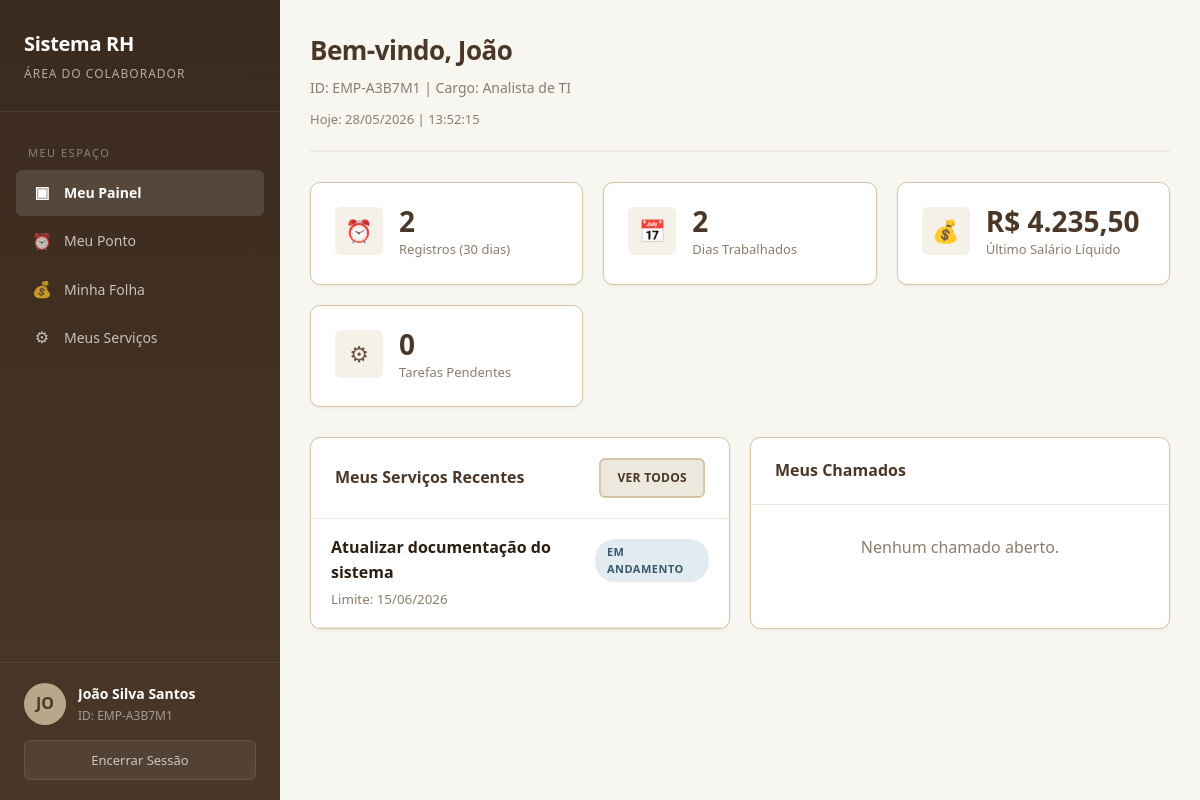
Page /employee/dashboard.php (signed in) on the committed database.
### tables this page shows
CREATE TABLE IF NOT EXISTS users (
    id INT AUTO_INCREMENT PRIMARY KEY,
    obfuscated_id VARCHAR(50) UNIQUE NOT NULL,
    nome_completo VARCHAR(200) NOT NULL,
    cpf VARCHAR(14) UNIQUE NOT NULL,
    data_nascimento DATE NOT NULL,
    cargo VARCHAR(100) NOT NULL,
    email VARCHAR(150) NOT NULL,
    senha_hash VARCHAR(255) NOT NULL,
    nivel_acesso ENUM('admin','rh','coordenacao','funcionario') DEFAULT 'funcionario',
    status ENUM('ativo','inativo','ferias','licenca') DEFAULT 'ativo',
    data_criacao DATETIME DEFAULT CURRENT_TIMESTAMP,
    data_atualizacao DATETIME DEFAULT CURRENT_TIMESTAMP ON UPDATE CURRENT_TIMESTAMP,
    INDEX idx_obfuscated_id (obfuscated_id),
    INDEX idx_email (email),
    INDEX idx_cargo (cargo)
);

CREATE TABLE IF NOT EXISTS folha_pagamento (
    id INT AUTO_INCREMENT PRIMARY KEY,
    user_id INT NOT NULL,
    mes_referencia INT NOT NULL,
    ano_referencia INT NOT NULL,
    valor_bruto DECIMAL(10,2) NOT NULL,
    valor_liquido DECIMAL(10,2) NOT NULL,
    criado_em DATETIME DEFAULT CURRENT_TIMESTAMP,
    FOREIGN KEY (user_id) REFERENCES users(id) ON DELETE CASCADE,
    INDEX idx_user_periodo (user_id, mes_referencia, ano_referencia)
);

CREATE TABLE IF NOT EXISTS servicos (
    id INT AUTO_INCREMENT PRIMARY KEY,
    user_id INT NOT NULL,
    titulo VARCHAR(200) NOT NULL,
    descricao TEXT,
    prioridade ENUM('baixa','media','alta','urgente') DEFAULT 'media',
    status ENUM('pendente','em_andamento','concluido','cancelado') DEFAULT 'pendente',
    data_criacao DATETIME DEFAULT CURRENT_TIMESTAMP,
    data_limite DATE,
    criado_por INT,
    FOREIGN KEY (user_id) REFERENCES users(id) ON DELETE CASCADE,
    FOREIGN KEY (criado_por) REFERENCES users(id) ON DELETE SET NULL
);

### employee/dashboard.php (the view, shortened to what this page needs)
<?php
require_once '../config/functions.php';
require_once '../includes/header_employee.php';
$db = Database::getInstance()->getConnection();
$userId = $_SESSION['user_id'];
$stmt = $db->prepare("SELECT COUNT(*) FROM ponto_registro WHERE user_id = ? AND data_registro >= DATE_SUB(CURDATE(), INTERVAL 30 DAY)");
$stmt->execute([$userId]);
$pontos_mes = $stmt->fetchColumn();
$stmt = $db->prepare("SELECT COUNT(*) FROM ponto_registro WHERE user_id = ? AND status = 'trabalhado' AND data_registro >= DATE_SUB(CURDATE(), INTERVAL 30 DAY)");
$stmt->execute([$userId]);
$dias_trabalhados = $stmt->fetchColumn();
$stmt = $db->prepare("SELECT valor_liquido FROM folha_pagamento WHERE user_id = ? ORDER BY ano_referencia DESC, mes_referencia DESC LIMIT 1");
$stmt->execute([$userId]);
$ultimo_salario = $stmt->fetchColumn() ?: 0;
$stmt = $db->prepare("SELECT COUNT(*) FROM servicos WHERE user_id = ? AND status = 'pendente'");
$stmt->execute([$userId]);
$tarefas_pendentes = $stmt->fetchColumn();
$stmt = $db->prepare("SELECT * FROM servicos WHERE user_id = ? ORDER BY data_criacao DESC LIMIT 5");
$stmt->execute([$userId]);
$servicos = $stmt->fetchAll();
$stmt = $db->prepare("SELECT * FROM chamados WHERE user_id = ? ORDER BY criado_em DESC LIMIT 3");
$stmt->execute([$userId]);
$chamados = $stmt->fetchAll();
?>
<div class="page-header fade-in">
    <h1>Bem-vindo, <?= htmlspecialchars(explode(' ', $currentUser['nome_completo'])[0]) ?></h1>
    <p>ID: <?= $currentUser['obfuscated_id'] ?> | Cargo: <?= htmlspecialchars($currentUser['cargo']) ?></p>
    <div style="margin-top: 10px; font-size: 13px; color: var(--text-muted);">
        Hoje: <?= date('d/m/Y') ?> | <span id="realtime-clock"></span>
    </div>
</div>
<div class="stats-grid fade-in">
    <div class="stat-card">
        <div class="stat-icon">&#9200;</div>
        <div class="stat-content">
            <h4><?= $pontos_mes ?></h4>
            <p>Registros (30 dias)</p>
        </div>
    </div>
    <div class="stat-card">
        <div class="stat-icon">&#128197;</div>
        <div class="stat-content">
            <h4><?= $dias_trabalhados ?></h4>
            <p>Dias Trabalhados</p>
        </div>
    </div>
    <div class="stat-card">
        <div class="stat-icon">&#128176;</div>
        <div class="stat-content">
            <h4><?= formatCurrency($ultimo_salario) ?></h4>
            <p>Último Salário Líquido</p>
        </div>
    </div>
    <div class="stat-card">
        <div class="stat-icon">&#9881;</div>
        <div class="stat-content">
            <h4><?= $tarefas_pendentes ?></h4>
            <p>Tarefas Pendentes</p>
        </div>
    </div>
</div>
<div class="grid-2 fade-in">
    <div class="card">
        <div class="card-header">
            <h3>Meus Serviços Recentes</h3>
            <a href="servicos.php" class="btn btn-sm btn-secondary">Ver Todos</a>
        </div>
        <div class="card-body" style="padding: 0;">
            <?php if (empty($servicos)): ?>
                <div style="padding: 30px; text-align: center; color: var(--text-muted);">Nenhum serviço atribuído.</div>
            <?php else: ?>
                <?php foreach ($servicos as $s): ?>
                <div style="padding: 16px 20px; border-bottom: 1px solid var(--beige-light);">
                    <div style="display: flex; justify-content: space-between; align-items: center;">
                        <strong><?= htmlspecialchars($s['titulo']) ?></strong>
                        <?= getStatusBadge($s['status']) ?>
                    </div>
                    <?php if ($s['data_limite']): ?>
                        <small style="color: var(--text-muted);">Limite: <?= formatDate($s['data_limite']) ?></small>
                    <?php endif; ?>
                </div>
                <?php endforeach; ?>
            <?php endif; ?>
        </div>
    </div>
    <div class="card">
        <div class="card-header">
            <h3>Meus Chamados</h3>
        </div>
        <div class="card-body" style="padding: 0;">
            <?php if (empty($chamados)): ?>
                <div style="padding: 30px; text-align: center; color: var(--text-muted);">Nenhum chamado aberto.</div>
            <?php endif; ?>
        </div>
    </div>
</div>
<?php require_once '../includes/footer.php'; ?>

### includes/header_employee.php (shortened to what this page needs)
<?php
require_once __DIR__ . '/../config/functions.php';
$db = Database::getInstance()->getConnection();
$stmt = $db->prepare("SELECT * FROM users WHERE id = ?");
$stmt->execute([$_SESSION['user_id']]);
$currentUser = $stmt->fetch();
$currentPage = basename($_SERVER['PHP_SELF'], '.php');
function isActive($page) {
    global $currentPage;
    return $currentPage === $page ? 'active' : '';
}
?>
<!DOCTYPE html>
<html lang="pt-BR">
<head>
    <link rel="stylesheet" href="../css/style.css">
</head>
<body>
<div class="app-layout">
    <aside class="sidebar">
        <div class="sidebar-header">
            <h2>Sistema RH</h2>
            <p>Área do Colaborador</p>
        </div>
        <nav class="sidebar-nav">
            <div class="nav-section">
                <div class="nav-section-title">Meu Espaço</div>
                <a href="dashboard.php" class="nav-item <?=isActive('dashboard')?>">
                    <span class="nav-icon">&#9635;</span> Meu Painel
                </a>
                <a href="meu_ponto.php" class="nav-item <?=isActive('meu_ponto')?>">
                    <span class="nav-icon">&#9200;</span> Meu Ponto
                </a>
                <a href="minha_folha.php" class="nav-item <?=isActive('minha_folha')?>">
                    <span class="nav-icon">&#128176;</span> Minha Folha
                </a>
                <a href="servicos.php" class="nav-item <?=isActive('servicos')?>">
                    <span class="nav-icon">&#9881;</span> Meus Serviços
                </a>
            </div>
        </nav>
        <div class="sidebar-footer">
            <div class="sidebar-user">
                <div class="user-avatar"><?=strtoupper(substr($currentUser['nome_completo'], 0, 2))?></div>
                <div class="user-info">
                    <h4><?=htmlspecialchars($currentUser['nome_completo'])?></h4>
                    <p>ID: <?=$currentUser['obfuscated_id']?></p>
                </div>
            </div>
            <button class="btn-logout" onclick="if(confirm('Deseja sair?')) window.location='../logout.php'">
                Encerrar Sessão
            </button>
        </div>
    </aside>
    <main class="main-content">

### config/functions.php (shortened to what this page needs)
<?php
function formatCurrency($value) {
    return 'R$ ' . number_format(floatval($value), 2, ',', '.');
}
function formatDate($date) {
    return date('d/m/Y', strtotime($date));
}
function getStatusBadge($status) {
    $classes = [
        'trabalhado' => 'badge-success',
        'nao_trabalhado' => 'badge-danger',
        'sem_registro' => 'badge-warning',
        'falta_justificada' => 'badge-info',
        'pendente' => 'badge-warning',
        'aprovado' => 'badge-success',
        'rejeitado' => 'badge-danger',
        'em_andamento' => 'badge-info',
        'concluido' => 'badge-success',
        'cancelado' => 'badge-secondary',
        'aberto' => 'badge-danger',
        'em_analise' => 'badge-warning',
        'resolvido' => 'badge-success',
        'fechado' => 'badge-secondary'
    ];
    $class = $classes[$status] ?? 'badge-secondary';
    return '<span class="badge ' . $class . '">' . ucfirst(str_replace('_', ' ', $status)) . '</span>';
}
?>

### rows in the picture
users: nome_completo "JO", nome_completo "João Silva Santos", obfuscated "EMP-A3B7M1", nome_completo "João", cargo "Analista de TI"
folha_pagamento: valor_liquido "R$ 4.235,50"
servicos: titulo "Atualizar documentação do sistema", status "EM ANDAMENTO", data_limite "15/06/2026"

### other values in the picture
$pontos_mes "2"
$dias_trabalhados "2"
$tarefas_pendentes "0"
